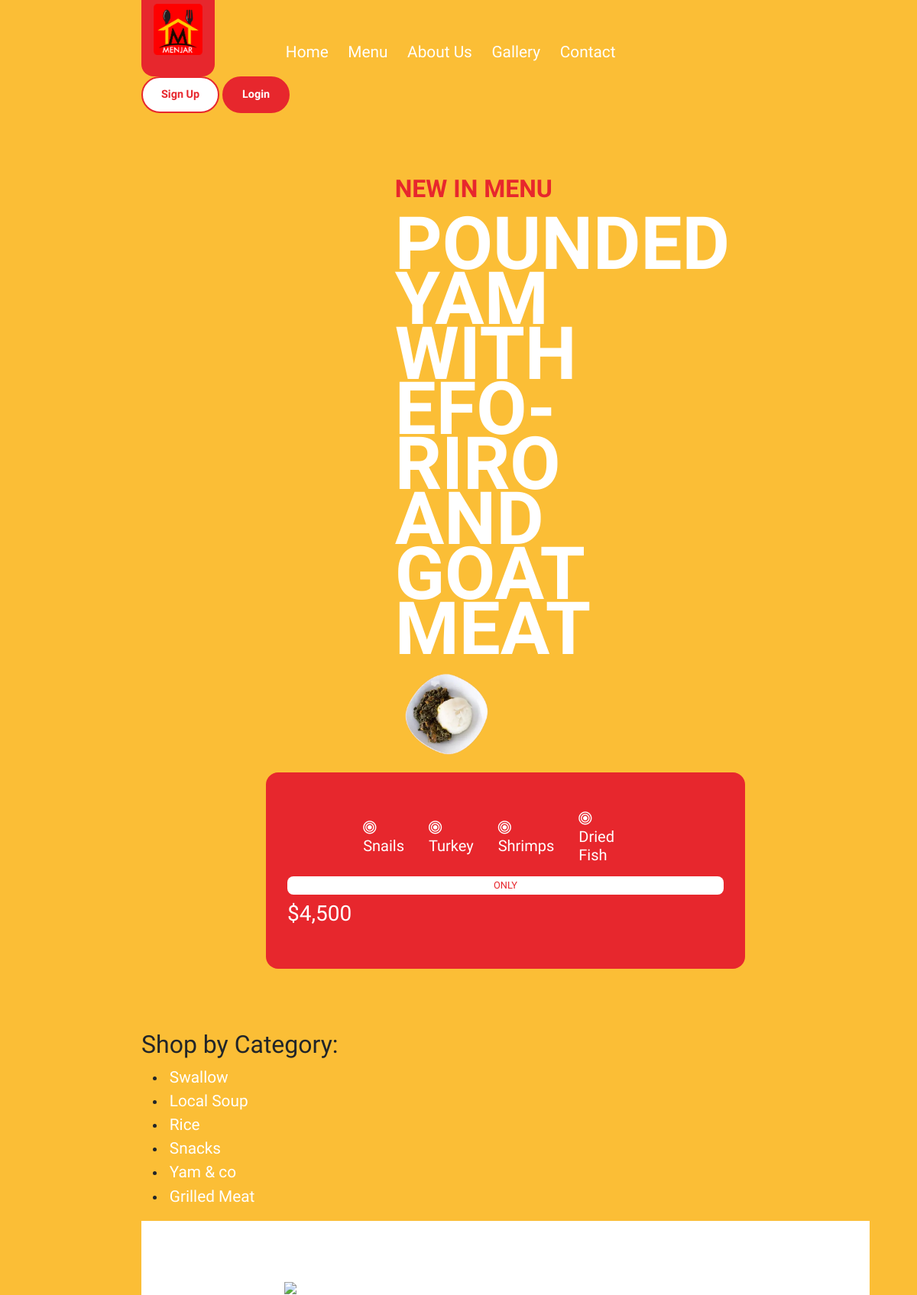
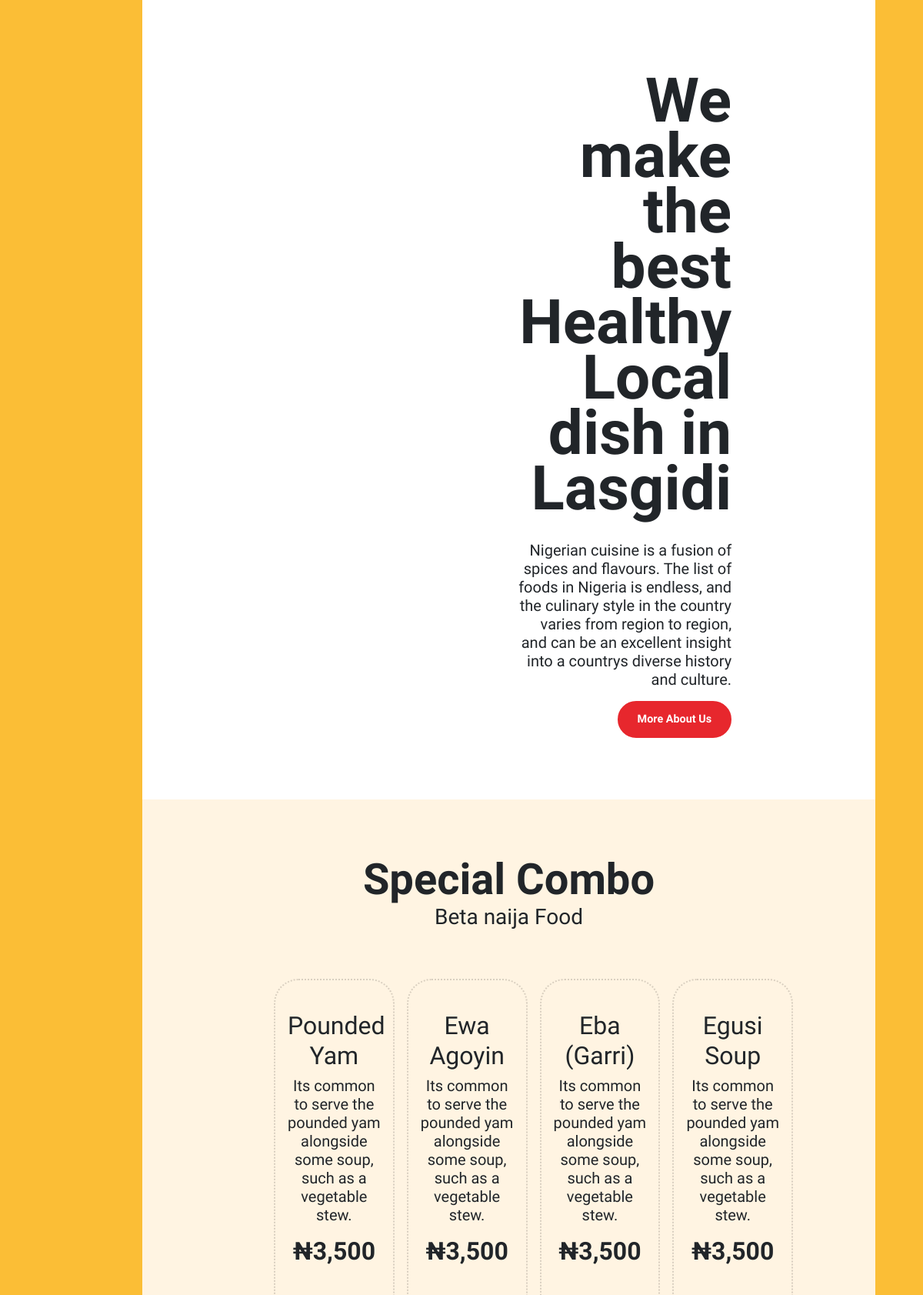
The page / (upper part) on the database its author committed (2 pictures, top to bottom).
### tables this page shows
CREATE TABLE categories
		(categoryId INTEGER PRIMARY KEY,
		name TEXT
		);

### main.py (the view)
@app.route("/")
def root():
    loggedIn, firstName, noOfItems = getLoginDetails()
    with sqlite3.connect('database.db') as conn:
        cur = conn.cursor()
        cur.execute(
            'SELECT mealid, name, price, description, image FROM meal_items')
        itemData = cur.fetchall()
        cur.execute('SELECT categoryId, name FROM categories')
        categoryData = cur.fetchall()
    itemData = parse(itemData)
    return render_template('index.html', itemData=itemData, loggedIn=loggedIn, firstName=firstName, categoryData=categoryData, noOfItems=noOfItems)

### main.py (called while the page is built, shortened)
def getLoginDetails():
    with sqlite3.connect('database.db') as conn:
        cur = conn.cursor()
        if 'email' not in session:
            loggedIn = False
            firstName = ''
            noOfItems = 0
    conn.close()
    return (loggedIn, firstName, noOfItems)

def parse(data):
    ans = []
    i = 0
    while i < len(data):
        curr = []
        for j in range(7):
            if i >= len(data):
                break
            curr.append(data[i])
            i += 1
        ans.append(curr)
    return ans

### templates/index.html (shortened to what this page needs)
<!DOCTYPE html>
<html lang="en">
<head>
    <link href="https://cdn.jsdelivr.net/npm/bootstrap@5.2.2/dist/css/bootstrap.min.css" rel="stylesheet"
 />
    <link rel="stylesheet" href={{url_for('static', filename='css/style.css')}} />
    <link rel="stylesheet" href={{url_for('static', filename='css/font-awesome/css/font-awesome.min.css')}} />
    <link rel="stylesheet" href="../node_modules/aos/dist/aos.css">
    <link href="https://unpkg.com/aos@2.3.1/dist/aos.css" rel="stylesheet">
</head>
<body>
    <div class="bg nav">
        <div class="header_nav">
            <header class="">
                <div><img src= {{url_for('static', filename ="/images/Menjar-logo.png")}} alt="Menjar Logo" /></div>
            </header>
            <nav id="navbar" class="navbar navbar-expand-lg">
                <div class="collapse navbar-collapse" id="navbarNav">
                    <ul class="navbar-nav">
                        <li class="nav-item">
                            <a class="nav-link" href="index.html">Home</a>
                        </li>
                        <li class="nav-item"><a class="nav-link" href="#menu">Menu</a></li>
                        <li class="nav-item">
                            <a class="nav-link" href="#about_us">About Us</a>
                        </li>
                        <li class="nav-item">
                            <a class="nav-link" href="#gallery">Gallery</a>
                        </li>
                        <li class="nav-item">
                            <a class="nav-link" href="#contact">Contact</a>
                        </li>
                    </ul>
                </div>
            </nav>
        </div>
        {% if not loggedIn %}
            <div class="order">
                <button class="main_button_inverse" type="button" name="button" data-toggle="modal"
                    data-target="#sign_up_box">Sign Up</button>
                <button class="main_button" type="button" name="button" data-toggle="modal"
                    data-target="#log_in_box">Login</button>
            </div>
        </div>
        {% endif %}
    <main>
        <section id="hero_section">
            <article class="bg hero_section text-white">
                <div class="row hero_section_main">
                    <div class="col-lg-6 col-sm-12">
                        <h4 class="hero_sub">NEW IN MENU</h4>
                        <h1 class="hero_heading">
                            POUNDED YAM WITH EFO-RIRO AND GOAT MEAT
                        </h1>
                        <div class="display">
                            <div class="col-lg-5 col-sm-12">
                                <img class="hero_img" src= {{url_for('static', filename="images/pounded_yam-removebg-preview.png", alt="hero image")}} />
                            </div>
                    </div>
                </div>
                <div class="hero_box row">
                    <div class="hero_box_item col-lg-8 col-sm-12">
                        <p><span><i class="fa fa-bullseye" aria-hidden="true"></i></span> Snails</p>
                        <p><span><i class="fa fa-bullseye" aria-hidden="true"></i></span> Turkey</p>
                        <p><span><i class="fa fa-bullseye" aria-hidden="true"></i></span> Shrimps</p>
                        <p><span><i class="fa fa-bullseye" aria-hidden="true"></i></span> Dried Fish</p>
                    </div>
                    <div class="hero_price col-lg-4 col-sm-12 justify-content-center">
                        <h5 class="bg-white p-1 text-center">ONLY</h5>
                        <h3> $4,500</h3>
                    </div>
                </div>
            </article>
        </section>
        <div class="displayCategory">
            <h2>Shop by Category: </h2>
            <ul>
                {% for row in categoryData %}
                <li><a href="/displayCategory?categoryId={{row[0]}}">{{row[1]}}</a></li>
                {% endfor %}
            </ul>
        </div>
        <section id="about_us" class="text-dark bg-white">
            <article class="row about_us bg">
                <div class="col">
                    <img class="hero_img" src= {{url_for('static', filename="images/Nigerian-Food-Agege-Bread-1536x1025.png")}} /></div>
                <div class="about_us_info col">
                    <h1 class="about_us_main">We make the best Healthy Local dish in Lasgidi</h1>
                    <p>
                        Nigerian cuisine is a fusion of spices and flavours. The list of
                        foods in Nigeria is endless, and the culinary style in the country
                        varies from region to region, and can be an excellent insight into
                        a countrys diverse history and culture.
                    </p>
                    <button class="main_button" type="button">More About Us</button>
                </div>
            </article>
        </section>
        <section id="special_combo" class="s_combo">
            <article class="bg special_combo text-center">
                <div>
                    <h2 class="combo_heading">Special Combo</h2>
                    <h3 class="combo_sub">Beta naija Food</h3>
                </div>
                <div class="row combos">
                    <div class="combo_card col-lg-3 col-md-4 col-sm-12">
                        <h2>Pounded Yam</h2>
                        <p>
                            Its common to serve the pounded yam alongside some soup, such as
                            a vegetable stew.
                        </p>
                        <h2 class="combo_price">₦3,500</h2>
                    </div>
                    <div class="combo_card col-lg-3 col-md-4 col-sm-12">
                        <h2>Ewa Agoyin</h2>
                        <p>
                            Its common to serve the pounded yam alongside some soup, such as
                            a vegetable stew.
                        </p>
                        <h2 class="combo_price">₦3,500</h2>
                    </div>
                    <div class="combo_card col-lg-3 col-md-4 col-sm-12">
                        <h2>Eba (Garri)</h2>
                        <p>
                            Its common to serve the pounded yam alongside some soup, such as
                            a vegetable stew.
                        </p>
                        <h2 class="combo_price">₦3,500</h2>
                    </div>
                    <div class="combo_card col-lg-3 col-md-4 col-sm-12">
                        <h2>Egusi Soup</h2>
                        <p>
                            Its common to serve the pounded yam alongside some soup, such as
                            a vegetable stew.
                        </p>
                        <h2 class="combo_price">₦3,500</h2>
                    </div>
                </div>
            </article>
        </section>
    </main>
    </body>
    </html>

### static/css/style.css (style rules this page uses)
body { font-family: "Markazi Text", serif; margin: 2rem 0 0; background-color: #fbbe36; }
.bg { margin: 0 15%; }
h2 { font-size: 32px; }
p { font-size: 20px; line-height: 24px; }
header { background-color: #e7272d; padding: 0.5rem 1rem; border-radius: 0 0 16px 16px; margin-top: -40px; }
header div>img { width: 4rem; }
article { padding: 80px 32px; }
.header_nav { display: flex; }
.nav { padding: 5px; display: flex; justify-content: space-between; position: relative; }
nav { margin: 0 5rem; }
.nav a { text-decoration: none; font-size: 1.3rem; color: white; margin: 0 .3rem; }
nav ul { list-style: none; text-align: center; }
nav li { display: inline-block; }
.main_button { background-color: #e7272d; padding: 0.7rem 1.5rem; border-radius: 1.5rem; border: 2px solid #e7272d; color: white; font-size: .9rem; font-weight: bold; }
.main_button_inverse { background-color: #ffffff; padding: 0.7rem 1.5rem; border-radius: 1.5rem; border: 2px solid #e7272d; color: #e7272d; font-size: .9rem; font-weight: bold; }
.hero_section_main { display: flex; justify-content: center; align-items: center; }
.hero_sub { color: #e7272d; font-weight: bold; font-size: 32px; }
.hero_heading { font-size: 6rem; font-weight: 900; line-height: 72px; margin-top: 1rem; }
.hero_img { display: grid; margin: auto; width: 120%; }
.hero_box_item { display: flex; justify-content: space-between; align-items: center; }
.hero_box_item span { padding-right: 0.3rem; }
.hero_box_item p { padding: 0 2rem 0 0; }
.hero_box { display: flex; justify-content: space-around; background-color: #e7272d; border-radius: 16px; padding: 48px 16px; }
.hero_price { display: flex; flex-direction: column; justify-content: center; width: inherit; }
.hero_price h5 { border-radius: .5rem; font-size: .8rem; color: #e7272d; }
.about_us_main { font-weight: 700; font-size: 5rem; line-height: 4.5rem; padding-bottom: 1.5rem; }
.about_us_info { margin-top: 7rem; text-align: right; }
.s_combo { background-color: rgba(255, 244, 226, 1); }
.combos { display: flex; flex-wrap: nowrap; margin-top: 4rem; }
.combo_card { border: 2px solid rgba(0, 0, 0, 0.15); border-style: dotted; border-radius: 2rem; padding: 2.5rem 1rem 1rem; margin: 0 0.5rem; }
.combo_heading { font-size: 3.5rem; line-height: 3rem; font-weight: 900; }
.combo_price { font-weight: bold; margin-top: 1rem; }

### rows shown on the page
categories: name "Swallow"
categories: name "Local Soup"
categories: name "Rice"
categories: name "Snacks"
categories: name "Yam & co"
categories: name "Grilled Meat"
